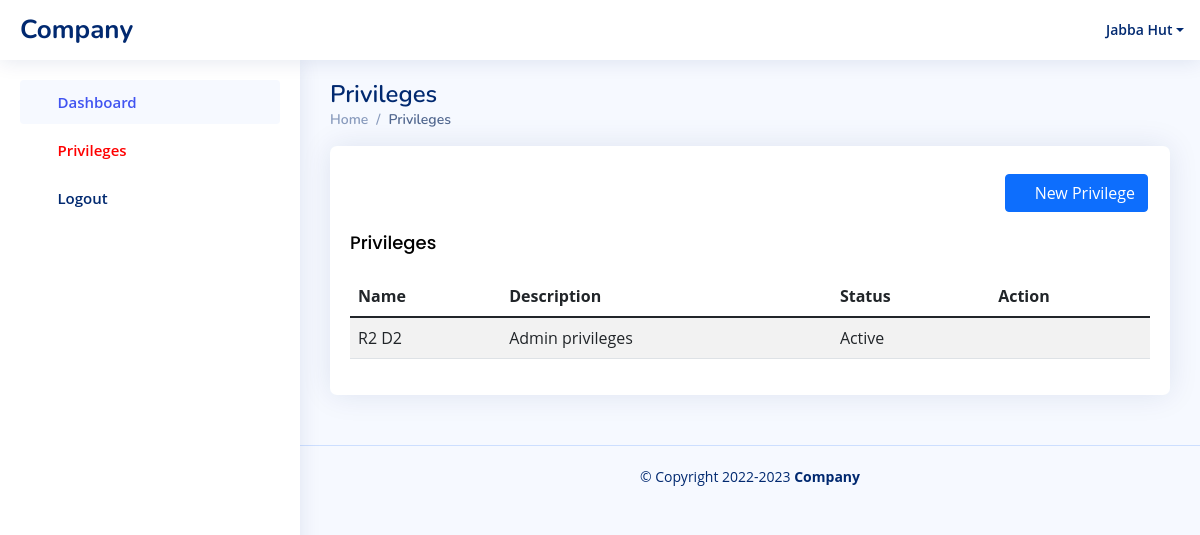
The app's page /access-control/user-privileges/ (signed in) with its own data.
### users/models.py (models this page shows, shortened)
class User(AbstractBaseUser, PermissionsMixin):
    email = models.EmailField(_('email address'), unique=True)
    username = models.CharField(max_length = 50, blank = True, null = True, unique = True)
    first_name = models.CharField(
        max_length=50, verbose_name=_("first name"),
    )
    middle_name = models.CharField(
        max_length=50, verbose_name=_("middle name"), null=True, blank=True
    )
    last_name = models.CharField(
        max_length=50, verbose_name=_("last name"),
    )
    BRANCH_CHOICES = (
        (2, "Ebankese Branch"),
        (3, "Accra Central Branch"),
        (4, "Republic Court Branch"),
        (5, "Kumasi Branch"),
        (6, "Tema Branch"),
        (7, "Legon Branch"),
        (8, "Abossey Okai Branch"),
        (9, "Tudu Branch"),
        (10, "Techiman Branch"),
        (11, "KNUST Brach"),
        (12, "Tamale Branch"),
        (13, "Koforidua Branch"),
        (14, "Baatsona Branch"),
        (15, "Private Panking"),
        (16, "Ashaiman Branch"),
        (17, "Takoradi Branch"),
        (18, "Kasoa Branch"),
        (19, "Post Office Square Branch"),
        (20, "Adabraka Branch"),
        (21, "Agona Swedru Branch"),
        (22, "Cape Coast Branch"),
        (23, "Winneba Branch"),
        (24, "Asamankese Branch"),
        (25, "Dansoman Branch"),
        (26, "Accra Newtown Branch"),
        (27, "Sefwi Wiawso"),
        (28, "Essam Branch"),
        (29, "Asankragua Branch"),
        (30, "Sefwi Bekwai Branch "),
        (31, "Akontombra Branch"),
        (32, "Juaboso"),
        (33, "Asempaneye Branch"),
        (34, "Madina Branch"),
        (35, "Goaso Branch"),
        (36, "Achimota Branch"),
        (37, "Asokwa Branch"),
        (38, "Tema Community 25 Branch"),
        (39, "Bolgatanga Branch"),
        (40, "Adjiringanor Branch"),
    )
    branch = models.PositiveBigIntegerField(choices=BRANCH_CHOICES,null=True,blank=True)
    is_staff = models.BooleanField(default=False)
    is_active = models.BooleanField(default=True)
    is_branch_user = models.BooleanField(default=False)
    is_head_office_user = models.BooleanField(default=False)
    staff_id = models.CharField(max_length=50,null=True,blank=True)
    is_delete_requested = models.BooleanField(default= False)
    USER_TYPE_CHOICES = (
        (1, 'branch'),
        (2, 'officer'),
        (3, 'admin'),
        (4,'access control admin'),
        (5,'access control staff'),
    )
    role = models.CharField(max_length=200,null=True,blank = True)
    user_type = models.PositiveSmallIntegerField(
        choices=USER_TYPE_CHOICES,null=True,blank=True)
    date_started = models.DateTimeField(default=timezone.now)
    objects = CustomUserManager()
    USERNAME_FIELD = 'email'
    REQUIRED_FIELDS = [ 'first_name', 'last_name']
    def __str__(self):
        return f'{self.first_name} {self.last_name}'

class UserPrivilege(models.Model):
    user = models.ForeignKey(User, on_delete=models.CASCADE)
    privilege = models.ForeignKey(Privilege, on_delete=models.CASCADE)
    created_by = models.ForeignKey(User,on_delete=models.CASCADE,blank = True,null=True,related_name="created_by")
    is_active = models.BooleanField(default = False)
    created_at = models.DateTimeField(auto_now_add=True)
    approved_by = models.ForeignKey(User,on_delete=models.CASCADE,blank=True,related_name="approved_by",null=True)
    approved_at = models.DateTimeField(null=True,blank=True)
    is_delete_requested = models.BooleanField(default=False)

class Privilege(models.Model):
    privilege = models.CharField(max_length=300)
    slug = models.SlugField(max_length=250,null=True,blank=True)
    created_at = models.DateTimeField(auto_now_add=True)
    def __str__(self):
        return self.privilege

### access_control/views.py (the view)
# urls.py: path('user-privileges/',views.privileges,name='user-privileges'),
@login_required
def privileges(request):
    context = {}
    context['form'] = PrivilegeForm
    privileges = UserPrivilege.objects.all()
    context['privileges'] = privileges
    context['page'] = 'privileges'
    return render(request,'access_control/user-privileges/privileges.html',context)

### access_control/templates/access_control/user-privileges/privileges.html (shortened to what this page needs)
{% extends 'access_control/base.html' %}{% load crispy_forms_tags %}
{% block content %}
<div class="pagetitle">
    <h1>Privileges</h1>
    <nav>
      <ol class="breadcrumb">
        <li class="breadcrumb-item"><a href="offhome.html">Home</a></li>
        <li class="breadcrumb-item active">Privileges</li>
      </ol>
    </nav>
  </div>
  <section class="section">
    <div class="row">
      <div class="col-lg-12">
            <div class="card" style="border-radius: 7px;">
              <br>
              <div class="well-sm col-sm-12" style="padding-right: 22px;">
                <button type="button" style="float: right;" class="btn btn-primary mt-1" data-bs-toggle="modal" data-bs-target="#verticalycentered2"><i class="bi bi-plus-square"></i>
              New Privilege
            </button>
          </div>
          <div class="card-body" >
                <h5 class="card-title" style="color: black;">Privileges</h5>
                <table id="dataTable" class="table table-striped">
                  <thead>
                    <tr>
                      <th scope="col">Name</th>
                      <th scope="col">Description</th>
                      <th scope="col">Status</th>
                      <th scope="col">Action</th>
                    </tr>
                  </thead>
                  <tbody>
                    {% for privilege in privileges %}
                    <tr>
                        <td>{{ privilege.user }}</td>
                        <td>{{privilege.privilege}}</td>
                        <td>
                          {% if privilege.is_active %}
                          Active
                          {% elif privilege.is_delete_requested %}
                          Pending Delete
                          {% else %}
                            Pending Create
                          {% endif %}
                        </td>
                        <th scope="row">
                          <a href="{% url 'access_control:privilege-action' privilege.id %}" >
                            <i class="bi bi-eye-fill" data-toggle="tooltip" data-placement="top" title="Delete"></i>
                          </a>
                        </div>
                    {% endfor %}
              </div>
            </div>
      </div>
  </section>
{% endblock %}

### access_control/templates/access_control/base.html (shortened to what this page needs)
{% load static %}
{% load crispy_forms_tags %}
<!DOCTYPE html>
<html lang="en">
  <head>
    <link
      rel="stylesheet"
      href="{% static 'assets/fonts/open-sans-v29-latin-300.woff' %}"
    />
    <link
      rel="stylesheet"
      href="{% static 'assets/fonts/nunito-v24-latin-300.woff' %}"
    />
    <link
      rel="stylesheet"
      href="{% static 'assets/fonts/poppins-v20-latin-300.woff' %}"
    />
    <link
      href="{% static 'assets/vendor/bootstrap/css/bootstrap.min.css' %}"
      rel="stylesheet"
    />
    <link
      href="{% static 'assets/vendor/bootstrap-icons/bootstrap-icons.css' %}"
      rel="stylesheet"
    />
    <link
      href="{% static 'assets/vendor/boxicons/css/boxicons.min.css' %}"
      rel="stylesheet"
    />
    <link
      href="{% static 'assets/vendor/quill/quill.snow.css' %}"
      rel="stylesheet"
    />
    <link
      href="{% static 'assets/vendor/quill/quill.bubble.css' %}"
      rel="stylesheet"
    />
    <link
      href="{% static 'assets/vendor/remixicon/remixicon.css' %}"
      rel="stylesheet"
    />
    <link
      href="{% static 'assets/vendor/datatables/datatables/media/css/jquery.dataTables.css' %}"
      rel="stylesheet"
    />
    <link
      href="{% static 'assets/vendor/datatables/datatables/media/js/jquery.dataTables.min.js' %}"
      rel="stylesheet"
    />
    <link href="{% static 'assets/vendor/filepond/dist/filepond.css' %}" rel="stylesheet">
    <link href="{% static 'assets/css/style.css' %}" rel="stylesheet" />
  </head>
  <body>
    <header id="header" class="header fixed-top d-flex align-items-center">
      <div class="d-flex align-items-center justify-content-between">
        <a href="/" class="logo d-flex align-items-center">
          <span class="d-none d-lg-block">Company</span>
        </a>
      </div>
      <nav class="header-nav ms-auto">
        <ul class="d-flex align-items-center">
          <li class="nav-item dropdown pe-3">
            <a
              class="nav-link nav-profile d-flex align-items-center pe-0"
              href="#"
              data-bs-toggle="dropdown"
            >
              <i class="bx bxs-user bx-sm"></i>
              <span class="d-none d-md-block dropdown-toggle ps-2"
                >{{user}}</span
              > </a
            >
          </li>
        </ul>
      </nav>
    </header>
    {% include 'access_control/sidebar.html' %}
    <main id="main" class="main">
     {% block content %}
     {% endblock %}
    </main>
    <footer id="footer" class="footer">
      <div class="copyright">
        &copy; Copyright <span id = "copyright-year"></span> <strong><span>Company</span></strong>
      </div>
    </footer>
  </body>
</html>

### static/assets/css/style.css (style rules this page uses)
:root { scroll-behavior: smooth; }
body { font-family: "Open Sans", sans-serif; background: #f6f9ff; color: #444444; }
a { color: #4154f1; text-decoration: none; }
h1, h2, h3, h4, h5, h6 { font-family: "Nunito", sans-serif; }
#main { margin-top: 60px; padding: 20px 30px; transition: all 0.3s; }
.pagetitle { margin-bottom: 10px; }
.pagetitle h1 { font-size: 24px; margin-bottom: 0; font-weight: 600; color: #012970; }
.card { margin-bottom: 30px; border: none; border-radius: 10px; box-shadow: 0px 0 30px rgba(1, 41, 112, 0.1); }
.card-title { padding: 20px 0 15px 0; font-size: 18px; font-weight: 500; color: #012970; font-family: "Poppins", sans-serif; }
.card-body { padding: 0 20px 20px 20px; }
.breadcrumb { font-size: 14px; font-family: "Nunito", sans-serif; color: #899bbd; font-weight: 600; }
.breadcrumb a { color: #899bbd; transition: 0.3s; }
.breadcrumb .breadcrumb-item::before { color: #899bbd; }
.breadcrumb .active { color: #51678f; font-weight: 600; }
.logo { line-height: 1; }
@media (min-width: 1200px) { .logo { width: 280px; } }
.logo span { font-size: 26px; font-weight: 700; color: #012970; font-family: "Nunito", sans-serif; }
.header { transition: all 0.5s; z-index: 997; height: 60px; box-shadow: 0px 2px 20px rgba(1, 41, 112, 0.1); background-color: #fff; padding-left: 20px; }
.header-nav ul { list-style: none; }
.header-nav > ul { margin: 0; padding: 0; }
.header-nav .nav-profile { color: #012970; }
.header-nav .nav-profile span { font-size: 14px; font-weight: 600; }
@media (min-width: 1200px) { #main, #footer { margin-left: 300px; } }
.footer { padding: 20px 0; font-size: 14px; transition: all 0.3s; border-top: 1px solid #cddfff; }
.footer .copyright { text-align: center; color: #012970; }

### records on screen
User: first_name+last_name "Jabba Hut"
UserPrivilege: user "R2 D2", privilege "Admin privileges", is_active "Active"
